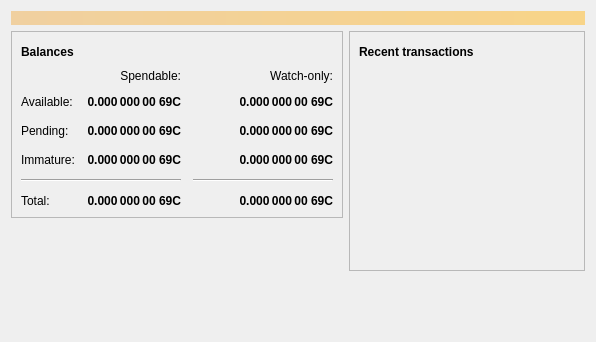
<?xml version="1.0" encoding="UTF-8"?>
<ui version="4.0">
 <class>OverviewPage</class>
 <widget class="QWidget" name="OverviewPage">
  <property name="geometry">
   <rect>
    <x>0</x>
    <y>0</y>
    <width>596</width>
    <height>342</height>
   </rect>
  </property>
  <property name="windowTitle">
   <string>Form</string>
  </property>
  <layout class="QVBoxLayout" name="topLayout">
   <item>
    <widget class="QLabel" name="labelAlerts">
     <property name="visible">
      <bool>false</bool>
     </property>
     <property name="styleSheet">
      <string notr="true">QLabel { background-color: qlineargradient(x1: 0, y1: 0, x2: 1, y2: 0, stop:0 #F0D0A0, stop:1 #F8D488); color:#000000; }</string>
     </property>
     <property name="wordWrap">
      <bool>true</bool>
     </property>
     <property name="margin">
      <number>3</number>
     </property>
     <property name="textInteractionFlags">
      <set>Qt::TextSelectableByMouse</set>
     </property>
    </widget>
   </item>
   <item>
    <layout class="QHBoxLayout" name="horizontalLayout" stretch="1,1">
     <item>
      <layout class="QVBoxLayout" name="verticalLayout_2">
       <item>
        <widget class="QFrame" name="frame">
         <property name="frameShape">
          <enum>QFrame::StyledPanel</enum>
         </property>
         <property name="frameShadow">
          <enum>QFrame::Raised</enum>
         </property>
         <layout class="QVBoxLayout" name="verticalLayout_4">
          <item>
           <layout class="QHBoxLayout" name="horizontalLayout_4">
            <item>
             <widget class="QLabel" name="label_5">
              <property name="font">
               <font>
                <weight>75</weight>
                <bold>true</bold>
               </font>
              </property>
              <property name="text">
               <string>Balances</string>
              </property>
             </widget>
            </item>
            <item>
             <widget class="QPushButton" name="labelWalletStatus">
              <property name="enabled">
               <bool>true</bool>
              </property>
              <property name="maximumSize">
               <size>
                <width>30</width>
                <height>16777215</height>
               </size>
              </property>
              <property name="toolTip">
               <string>The displayed information may be out of date. Your wallet automatically synchronizes with the Kh69coin network after a connection is established, but this process has not completed yet.</string>
              </property>
              <property name="text">
               <string/>
              </property>
              <property name="icon">
               <iconset resource="../bitcoin.qrc">
                <normaloff>:/icons/warning</normaloff>
                <disabledoff>:/icons/warning</disabledoff>:/icons/warning</iconset>
              </property>
              <property name="iconSize">
               <size>
                <width>24</width>
                <height>24</height>
               </size>
              </property>
              <property name="flat">
               <bool>true</bool>
              </property>
             </widget>
            </item>
            <item>
             <spacer name="horizontalSpacer_3">
              <property name="orientation">
               <enum>Qt::Horizontal</enum>
              </property>
              <property name="sizeHint" stdset="0">
               <size>
                <width>40</width>
                <height>20</height>
               </size>
              </property>
             </spacer>
            </item>
           </layout>
          </item>
          <item>
           <layout class="QGridLayout" name="gridLayout">
            <property name="spacing">
             <number>12</number>
            </property>
            <item row="2" column="2">
             <widget class="QLabel" name="labelWatchPending">
              <property name="font">
               <font>
                <weight>75</weight>
                <bold>true</bold>
               </font>
              </property>
              <property name="cursor">
               <cursorShape>IBeamCursor</cursorShape>
              </property>
              <property name="toolTip">
               <string>Unconfirmed transactions to watch-only addresses</string>
              </property>
              <property name="text">
               <string notr="true">0.000 000 00 69C</string>
              </property>
              <property name="alignment">
               <set>Qt::AlignRight|Qt::AlignTrailing|Qt::AlignVCenter</set>
              </property>
              <property name="textInteractionFlags">
               <set>Qt::LinksAccessibleByMouse|Qt::TextSelectableByKeyboard|Qt::TextSelectableByMouse</set>
              </property>
             </widget>
            </item>
            <item row="2" column="1">
             <widget class="QLabel" name="labelUnconfirmed">
              <property name="font">
               <font>
                <weight>75</weight>
                <bold>true</bold>
               </font>
              </property>
              <property name="cursor">
               <cursorShape>IBeamCursor</cursorShape>
              </property>
              <property name="toolTip">
               <string>Total of transactions that have yet to be confirmed, and do not yet count toward the spendable balance</string>
              </property>
              <property name="text">
               <string notr="true">0.000 000 00 69C</string>
              </property>
              <property name="alignment">
               <set>Qt::AlignRight|Qt::AlignTrailing|Qt::AlignVCenter</set>
              </property>
              <property name="textInteractionFlags">
               <set>Qt::LinksAccessibleByMouse|Qt::TextSelectableByKeyboard|Qt::TextSelectableByMouse</set>
              </property>
             </widget>
            </item>
            <item row="3" column="2">
             <widget class="QLabel" name="labelWatchImmature">
              <property name="font">
               <font>
                <weight>75</weight>
                <bold>true</bold>
               </font>
              </property>
              <property name="cursor">
               <cursorShape>IBeamCursor</cursorShape>
              </property>
              <property name="toolTip">
               <string>Mined balance in watch-only addresses that has not yet matured</string>
              </property>
              <property name="text">
               <string notr="true">0.000 000 00 69C</string>
              </property>
              <property name="alignment">
               <set>Qt::AlignRight|Qt::AlignTrailing|Qt::AlignVCenter</set>
              </property>
              <property name="textInteractionFlags">
               <set>Qt::LinksAccessibleByMouse|Qt::TextSelectableByKeyboard|Qt::TextSelectableByMouse</set>
              </property>
             </widget>
            </item>
            <item row="4" column="0" colspan="2">
             <widget class="Line" name="line">
              <property name="orientation">
               <enum>Qt::Horizontal</enum>
              </property>
             </widget>
            </item>
            <item row="4" column="2">
             <widget class="Line" name="lineWatchBalance">
              <property name="sizePolicy">
               <sizepolicy hsizetype="Preferred" vsizetype="Fixed">
                <horstretch>0</horstretch>
                <verstretch>0</verstretch>
               </sizepolicy>
              </property>
              <property name="minimumSize">
               <size>
                <width>140</width>
                <height>0</height>
               </size>
              </property>
              <property name="orientation">
               <enum>Qt::Horizontal</enum>
              </property>
             </widget>
            </item>
            <item row="5" column="0">
             <widget class="QLabel" name="labelTotalText">
              <property name="text">
               <string>Total:</string>
              </property>
             </widget>
            </item>
            <item row="3" column="1">
             <widget class="QLabel" name="labelImmature">
              <property name="font">
               <font>
                <weight>75</weight>
                <bold>true</bold>
               </font>
              </property>
              <property name="cursor">
               <cursorShape>IBeamCursor</cursorShape>
              </property>
              <property name="toolTip">
               <string>Mined balance that has not yet matured</string>
              </property>
              <property name="text">
               <string notr="true">0.000 000 00 69C</string>
              </property>
              <property name="alignment">
               <set>Qt::AlignRight|Qt::AlignTrailing|Qt::AlignVCenter</set>
              </property>
              <property name="textInteractionFlags">
               <set>Qt::LinksAccessibleByMouse|Qt::TextSelectableByKeyboard|Qt::TextSelectableByMouse</set>
              </property>
             </widget>
            </item>
            <item row="2" column="3">
             <spacer name="horizontalSpacer_2">
              <property name="orientation">
               <enum>Qt::Horizontal</enum>
              </property>
              <property name="sizeHint" stdset="0">
               <size>
                <width>40</width>
                <height>20</height>
               </size>
              </property>
             </spacer>
            </item>
            <item row="3" column="0">
             <widget class="QLabel" name="labelImmatureText">
              <property name="text">
               <string>Immature:</string>
              </property>
             </widget>
            </item>
            <item row="5" column="1">
             <widget class="QLabel" name="labelTotal">
              <property name="font">
               <font>
                <weight>75</weight>
                <bold>true</bold>
               </font>
              </property>
              <property name="cursor">
               <cursorShape>IBeamCursor</cursorShape>
              </property>
              <property name="toolTip">
               <string>Your current total balance</string>
              </property>
              <property name="text">
               <string notr="true">0.000 000 00 69C</string>
              </property>
              <property name="alignment">
               <set>Qt::AlignRight|Qt::AlignTrailing|Qt::AlignVCenter</set>
              </property>
              <property name="textInteractionFlags">
               <set>Qt::LinksAccessibleByMouse|Qt::TextSelectableByKeyboard|Qt::TextSelectableByMouse</set>
              </property>
             </widget>
            </item>
            <item row="5" column="2">
             <widget class="QLabel" name="labelWatchTotal">
              <property name="font">
               <font>
                <weight>75</weight>
                <bold>true</bold>
               </font>
              </property>
              <property name="cursor">
               <cursorShape>IBeamCursor</cursorShape>
              </property>
              <property name="toolTip">
               <string>Current total balance in watch-only addresses</string>
              </property>
              <property name="text">
               <string notr="true">0.000 000 00 69C</string>
              </property>
              <property name="alignment">
               <set>Qt::AlignRight|Qt::AlignTrailing|Qt::AlignVCenter</set>
              </property>
              <property name="textInteractionFlags">
               <set>Qt::LinksAccessibleByMouse|Qt::TextSelectableByKeyboard|Qt::TextSelectableByMouse</set>
              </property>
             </widget>
            </item>
            <item row="0" column="2">
             <widget class="QLabel" name="labelWatchonly">
              <property name="text">
               <string>Watch-only:</string>
              </property>
              <property name="alignment">
               <set>Qt::AlignRight|Qt::AlignTrailing|Qt::AlignVCenter</set>
              </property>
             </widget>
            </item>
            <item row="1" column="0">
             <widget class="QLabel" name="labelBalanceText">
              <property name="text">
               <string>Available:</string>
              </property>
             </widget>
            </item>
            <item row="1" column="1">
             <widget class="QLabel" name="labelBalance">
              <property name="font">
               <font>
                <weight>75</weight>
                <bold>true</bold>
               </font>
              </property>
              <property name="cursor">
               <cursorShape>IBeamCursor</cursorShape>
              </property>
              <property name="toolTip">
               <string>Your current spendable balance</string>
              </property>
              <property name="text">
               <string notr="true">0.000 000 00 69C</string>
              </property>
              <property name="alignment">
               <set>Qt::AlignRight|Qt::AlignTrailing|Qt::AlignVCenter</set>
              </property>
              <property name="textInteractionFlags">
               <set>Qt::LinksAccessibleByMouse|Qt::TextSelectableByKeyboard|Qt::TextSelectableByMouse</set>
              </property>
             </widget>
            </item>
            <item row="1" column="2">
             <widget class="QLabel" name="labelWatchAvailable">
              <property name="font">
               <font>
                <weight>75</weight>
                <bold>true</bold>
               </font>
              </property>
              <property name="cursor">
               <cursorShape>IBeamCursor</cursorShape>
              </property>
              <property name="toolTip">
               <string>Your current balance in watch-only addresses</string>
              </property>
              <property name="text">
               <string notr="true">0.000 000 00 69C</string>
              </property>
              <property name="alignment">
               <set>Qt::AlignRight|Qt::AlignTrailing|Qt::AlignVCenter</set>
              </property>
              <property name="textInteractionFlags">
               <set>Qt::LinksAccessibleByMouse|Qt::TextSelectableByKeyboard|Qt::TextSelectableByMouse</set>
              </property>
             </widget>
            </item>
            <item row="2" column="0">
             <widget class="QLabel" name="labelPendingText">
              <property name="text">
               <string>Pending:</string>
              </property>
             </widget>
            </item>
            <item row="0" column="1">
             <widget class="QLabel" name="labelSpendable">
              <property name="text">
               <string>Spendable:</string>
              </property>
              <property name="alignment">
               <set>Qt::AlignRight|Qt::AlignTrailing|Qt::AlignVCenter</set>
              </property>
             </widget>
            </item>
           </layout>
          </item>
         </layout>
        </widget>
       </item>
       <item>
        <spacer name="verticalSpacer">
         <property name="orientation">
          <enum>Qt::Vertical</enum>
         </property>
         <property name="sizeHint" stdset="0">
          <size>
           <width>20</width>
           <height>40</height>
          </size>
         </property>
        </spacer>
       </item>
      </layout>
     </item>
     <item>
      <layout class="QVBoxLayout" name="verticalLayout_3">
       <item>
        <widget class="QFrame" name="frame_2">
         <property name="frameShape">
          <enum>QFrame::StyledPanel</enum>
         </property>
         <property name="frameShadow">
          <enum>QFrame::Raised</enum>
         </property>
         <layout class="QVBoxLayout" name="verticalLayout">
          <item>
           <layout class="QHBoxLayout" name="horizontalLayout_2">
            <item>
             <widget class="QLabel" name="label_4">
              <property name="font">
               <font>
                <weight>75</weight>
                <bold>true</bold>
               </font>
              </property>
              <property name="text">
               <string>Recent transactions</string>
              </property>
             </widget>
            </item>
            <item>
             <widget class="QPushButton" name="labelTransactionsStatus">
              <property name="enabled">
               <bool>true</bool>
              </property>
              <property name="maximumSize">
               <size>
                <width>30</width>
                <height>16777215</height>
               </size>
              </property>
              <property name="toolTip">
               <string>The displayed information may be out of date. Your wallet automatically synchronizes with the Kh69coin network after a connection is established, but this process has not completed yet.</string>
              </property>
              <property name="text">
               <string/>
              </property>
              <property name="icon">
               <iconset resource="../bitcoin.qrc">
                <normaloff>:/icons/warning</normaloff>
                <disabledoff>:/icons/warning</disabledoff>:/icons/warning</iconset>
              </property>
              <property name="iconSize">
               <size>
                <width>24</width>
                <height>24</height>
               </size>
              </property>
              <property name="flat">
               <bool>true</bool>
              </property>
             </widget>
            </item>
            <item>
             <spacer name="horizontalSpacer">
              <property name="orientation">
               <enum>Qt::Horizontal</enum>
              </property>
              <property name="sizeHint" stdset="0">
               <size>
                <width>40</width>
                <height>20</height>
               </size>
              </property>
             </spacer>
            </item>
           </layout>
          </item>
          <item>
           <widget class="QListView" name="listTransactions">
            <property name="styleSheet">
             <string notr="true">QListView { background: transparent; }</string>
            </property>
            <property name="frameShape">
             <enum>QFrame::NoFrame</enum>
            </property>
            <property name="verticalScrollBarPolicy">
             <enum>Qt::ScrollBarAlwaysOff</enum>
            </property>
            <property name="horizontalScrollBarPolicy">
             <enum>Qt::ScrollBarAlwaysOff</enum>
            </property>
            <property name="selectionMode">
             <enum>QAbstractItemView::NoSelection</enum>
            </property>
           </widget>
          </item>
         </layout>
        </widget>
       </item>
       <item>
        <spacer name="verticalSpacer_2">
         <property name="orientation">
          <enum>Qt::Vertical</enum>
         </property>
         <property name="sizeHint" stdset="0">
          <size>
           <width>20</width>
           <height>40</height>
          </size>
         </property>
        </spacer>
       </item>
      </layout>
     </item>
    </layout>
   </item>
  </layout>
 </widget>
 <resources/>
 <connections/>
</ui>
